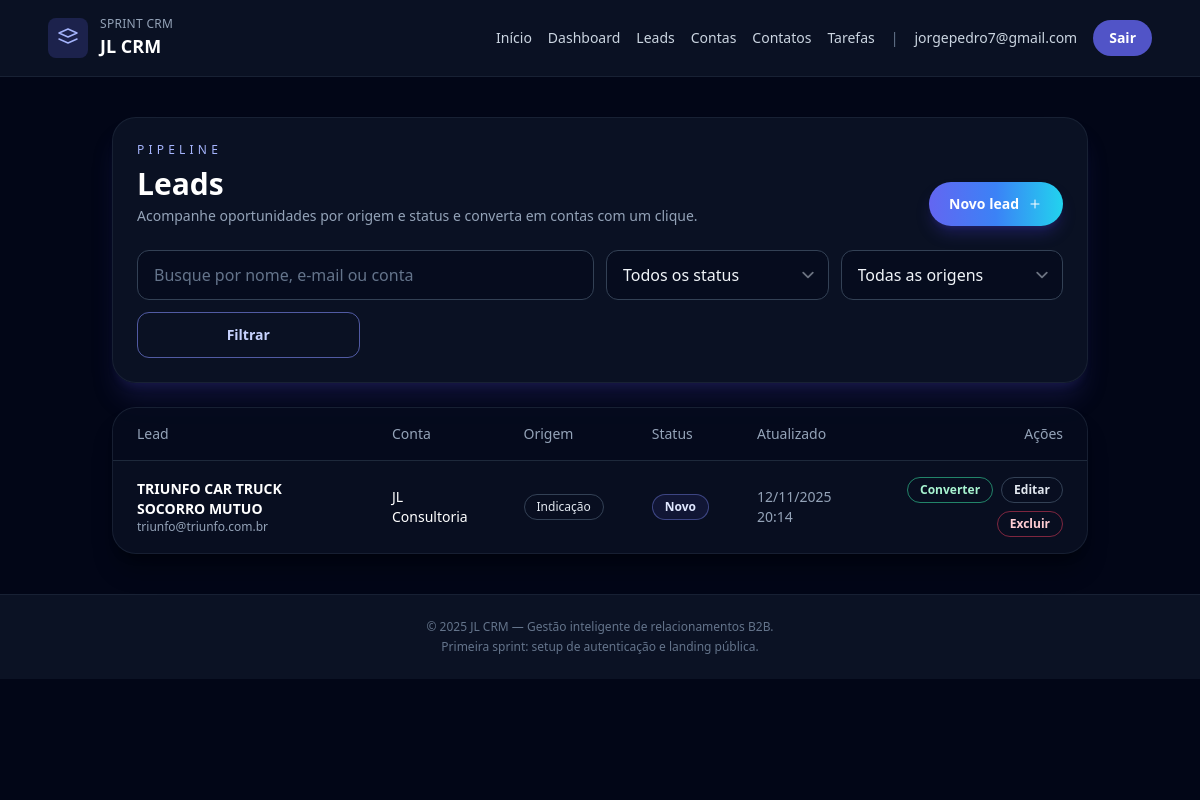
The app's page /leads/ (signed in) with its own data.
### users/models.py (models this page shows, shortened)
class User(AbstractUser):
    username = None
    email = models.EmailField('E-mail', unique=True)
    date_joined = models.DateTimeField(default=timezone.now)
    USERNAME_FIELD = 'email'
    REQUIRED_FIELDS = []
    objects = CustomUserManager()

### leads/models.py (models this page shows, shortened)
class Lead(models.Model):
    class Status(models.TextChoices):
        NEW = 'novo', 'Novo'
        QUALIFIED = 'qualificado', 'Qualificado'
        CONVERTED = 'convertido', 'Convertido'
        LOST = 'perdido', 'Perdido'
    class Source(models.TextChoices):
        INBOUND = 'inbound', 'Inbound'
        OUTBOUND = 'outbound', 'Outbound'
        REFERRAL = 'indicacao', 'Indicação'
        EVENT = 'evento', 'Evento'
        OTHER = 'outro', 'Outro'
    owner = models.ForeignKey(
        settings.AUTH_USER_MODEL,
        on_delete=models.CASCADE,
        related_name='leads',
    )
    account = models.ForeignKey(
        'accounts.Account',
        on_delete=models.SET_NULL,
        related_name='leads',
        null=True,
        blank=True,
    )
    contact = models.ForeignKey(
        'contacts.Contact',
        on_delete=models.SET_NULL,
        related_name='leads',
        null=True,
        blank=True,
    )
    name = models.CharField('Nome do lead', max_length=150)
    email = models.EmailField('E-mail')
    phone = models.CharField('Telefone', max_length=20, blank=True)
    source = models.CharField(
        'Origem',
        max_length=20,
        choices=Source.choices,
        default=Source.INBOUND,
    )
    status = models.CharField(
        'Status',
        max_length=20,
        choices=Status.choices,
        default=Status.NEW,
    )
    notes = models.TextField('Observações', blank=True)
    created_at = models.DateTimeField('Criado em', auto_now_add=True)
    updated_at = models.DateTimeField('Atualizado em', auto_now=True)
    class Meta:
        ordering = ['-created_at']
        verbose_name = 'Lead'
        verbose_name_plural = 'Leads'
        unique_together = ('owner', 'email')

### accounts/models.py (models this page shows, shortened)
class Account(models.Model):
    owner = models.ForeignKey(
        settings.AUTH_USER_MODEL,
        on_delete=models.CASCADE,
        related_name='accounts',
    )
    name = models.CharField('Nome da empresa', max_length=150)
    industry = models.CharField('Segmento', max_length=100, blank=True)
    city = models.CharField('Cidade', max_length=100, blank=True)
    website = models.URLField('Site', blank=True)
    created_at = models.DateTimeField('Criado em', auto_now_add=True)
    updated_at = models.DateTimeField('Atualizado em', auto_now=True)
    class Meta:
        ordering = ['name']
        verbose_name = 'Conta'
        verbose_name_plural = 'Contas'
        unique_together = ('owner', 'name')

### leads/views.py (the view, shortened to what this page needs)
# urls.py: path('', LeadListView.as_view(), name='list'),
class LeadListView(LeadBaseMixin, ListView):
    template_name = 'leads/lead_list.html'
    context_object_name = 'leads'
    paginate_by = 20
    def get_queryset(self):
        queryset = super().get_queryset()
        query = self.request.GET.get('q')
        status = self.request.GET.get('status')
        source = self.request.GET.get('source')
        if status:
            queryset = queryset.filter(status=status)
        if source:
            queryset = queryset.filter(source=source)
        return queryset
    def get_context_data(self, **kwargs):
        context = super().get_context_data(**kwargs)
        context.update(
            {
                'selected_status': self.request.GET.get('status', ''),
                'selected_source': self.request.GET.get('source', ''),
                'status_choices': Lead.Status.choices,
                'source_choices': Lead.Source.choices,
            }
        )
        return context

### leads/views.py (called while the page is built)
    def get_queryset(self):
        return (
            Lead.objects.filter(owner=self.request.user)
            .select_related('account', 'contact')
            .order_by('-created_at')
        )

### templates/leads/lead_list.html (shortened to what this page needs)
{% extends 'base.html' %}
{% block content %}
<section class="space-y-6">
    <header class="rounded-3xl border border-slate-800/70 bg-slate-900/70 p-6 shadow-xl shadow-indigo-900/30">
        <div class="flex flex-col gap-4 md:flex-row md:items-end md:justify-between">
            <div>
                <p class="text-xs uppercase tracking-[0.35em] text-indigo-300">Pipeline</p>
                <h1 class="mt-2 text-3xl font-semibold text-white">Leads</h1>
                <p class="mt-1 text-sm text-slate-400">Acompanhe oportunidades por origem e status e converta em contas com um clique.</p>
            </div>
            <a href="{% url 'leads:create' %}" class="inline-flex items-center gap-2 rounded-full bg-gradient-to-r from-indigo-500 via-blue-500 to-cyan-400 px-5 py-3 text-sm font-semibold text-white shadow-lg shadow-indigo-800/40 transition hover:opacity-90">
                Novo lead
                <svg xmlns="http://www.w3.org/2000/svg" class="h-4 w-4" fill="none" viewBox="0 0 24 24" stroke="currentColor">
                    <path stroke-linecap="round" stroke-linejoin="round" stroke-width="1.5" d="M12 6v12m6-6H6" />
                </svg>
            </a>
        </div>
        <form method="get" class="mt-6 grid gap-3 md:grid-cols-4">
            <input type="text" name="q" value="{{ request.GET.q|default_if_none:'' }}" placeholder="Busque por nome, e-mail ou conta" class="rounded-xl border border-slate-700 bg-slate-950/40 px-4 py-3 text-slate-100 placeholder-slate-500 focus:border-indigo-400 focus:outline-none focus:ring-2 focus:ring-indigo-400/30 md:col-span-2">
            <select name="status" class="rounded-xl border border-slate-700 bg-slate-950/40 px-4 py-3 text-slate-100 focus:border-indigo-400 focus:outline-none focus:ring-2 focus:ring-indigo-400/30">
                <option value="">Todos os status</option>
            </select>
            <select name="source" class="rounded-xl border border-slate-700 bg-slate-950/40 px-4 py-3 text-slate-100 focus:border-indigo-400 focus:outline-none focus:ring-2 focus:ring-indigo-400/30">
                <option value="">Todas as origens</option>
            </select>
            <button type="submit" class="rounded-xl border border-indigo-400/60 px-4 py-3 text-sm font-semibold text-indigo-200 transition hover:bg-indigo-500/20">Filtrar</button>
        </form>
    </header>
    {% if leads %}
        <div class="overflow-hidden rounded-3xl border border-slate-800/70 bg-slate-900/50 shadow-xl shadow-black/30">
            <table class="min-w-full divide-y divide-slate-800 text-sm">
                <thead class="bg-slate-950/40 text-slate-400">
                    <tr>
                        <th scope="col" class="px-6 py-4 text-left font-medium">Lead</th>
                        <th scope="col" class="px-6 py-4 text-left font-medium">Conta</th>
                        <th scope="col" class="px-6 py-4 text-left font-medium">Origem</th>
                        <th scope="col" class="px-6 py-4 text-left font-medium">Status</th>
                        <th scope="col" class="px-6 py-4 text-left font-medium">Atualizado</th>
                        <th scope="col" class="px-6 py-4 text-right font-medium">Ações</th>
                    </tr>
                </thead>
                <tbody class="divide-y divide-slate-800 text-slate-200">
                    {% for lead in leads %}
                        <tr class="hover:bg-slate-900/80">
                            <td class="px-6 py-4">
                                <p class="font-semibold text-white">{{ lead.name }}</p>
                                <p class="text-xs text-slate-400">{{ lead.email }}</p>
                            </td>
                            <td class="px-6 py-4">
                                {% if lead.account %}
                                    <p class="text-white">{{ lead.account.name }}</p>
                                {% else %}
                                    <span class="text-xs text-slate-500">Sem conta</span>
                                {% endif %}
                            </td>
                            <td class="px-6 py-4">
                                <span class="inline-flex items-center rounded-full border border-slate-700 px-3 py-1 text-xs text-slate-200">
                                    {{ lead.get_source_display }}
                                </span>
                            </td>
                            <td class="px-6 py-4">
                                <span class="inline-flex items-center rounded-full px-3 py-1 text-xs font-semibold {% if lead.status == 'convertido' %}border border-emerald-400/60 text-emerald-200 bg-emerald-500/10{% elif lead.status == 'perdido' %}border border-rose-400/60 text-rose-200 bg-rose-500/10{% else %}border border-indigo-400/40 text-indigo-100 bg-indigo-500/10{% endif %}">
                                    {{ lead.get_status_display }}
                                </span>
                            </td>
                            <td class="px-6 py-4 text-sm text-slate-400">{{ lead.updated_at|date:'d/m/Y H:i' }}</td>
                            <td class="px-6 py-4 text-right">
                                <div class="inline-flex flex-wrap justify-end gap-2">
                                    {% if lead.status != 'convertido' %}
                                        <form method="post" action="{% url 'leads:convert' lead.pk %}">
                                            <button type="submit" class="rounded-full border border-emerald-400/60 px-3 py-1 text-xs font-semibold text-emerald-200 transition hover:bg-emerald-500/20">Converter</button>
                                        </form>
                                    {% endif %}
                                    <a href="{% url 'leads:update' lead.pk %}" class="rounded-full border border-slate-700 px-3 py-1 text-xs font-semibold text-slate-200 transition hover:border-indigo-400">Editar</a>
                                    <a href="{% url 'leads:delete' lead.pk %}" class="rounded-full border border-rose-500/50 px-3 py-1 text-xs font-semibold text-rose-200 transition hover:bg-rose-500/20">Excluir</a>
                                </div>
                            </td>
                        </tr>
                    {% endfor %}
                </tbody>
            </table>
        </div>
    {% endif %}
</section>
{% endblock %}

### templates/base.html (shortened to what this page needs)
{% load static %}
<!DOCTYPE html>
<html lang="pt-BR" class="bg-slate-950">
<head>
    <script src="https://cdn.tailwindcss.com?plugins=forms,typography" defer></script>
</head>
<body class="min-h-screen bg-slate-950 font-sans text-slate-100">
    <div class="absolute inset-0 -z-10 bg-gradient-to-br from-slate-900 via-slate-950 to-slate-900"></div>
    <div class="absolute inset-x-0 top-0 -z-10 h-96 bg-gradient-to-br from-indigo-600/30 via-blue-500/10 to-transparent blur-3xl"></div>
    <header class="border-b border-slate-800/70 bg-slate-900/70 backdrop-blur">
        <div class="mx-auto flex max-w-6xl items-center justify-between px-6 py-4">
            <a href="/" class="flex items-center gap-3">
                <span class="rounded-lg bg-indigo-500/20 p-2 text-indigo-300">
                    <svg xmlns="http://www.w3.org/2000/svg" class="h-6 w-6" fill="none" viewBox="0 0 24 24" stroke="currentColor">
                        <path stroke-linecap="round" stroke-linejoin="round" stroke-width="1.5" d="M3 7l9-4 9 4-9 4-9-4zm0 6l9 4 9-4" />
                    </svg>
                </span>
                <div>
                    <p class="text-xs uppercase tracking-wide text-slate-400">Sprint CRM</p>
                    <p class="text-lg font-semibold text-white">JL CRM</p>
                </div>
            </a>
            <nav class="flex items-center gap-4 text-sm font-medium text-slate-300">
                <a href="/" class="transition hover:text-white">Início</a>
                {% if user.is_authenticated %}
                    <a href="{% url 'dashboard' %}" class="transition hover:text-white">Dashboard</a>
                    <a href="{% url 'leads:list' %}" class="transition hover:text-white">Leads</a>
                    <a href="{% url 'accounts:list' %}" class="transition hover:text-white">Contas</a>
                    <a href="{% url 'contacts:list' %}" class="transition hover:text-white">Contatos</a>
                    <a href="{% url 'tasks:list' %}" class="transition hover:text-white">Tarefas</a>
                    <span class="hidden text-slate-500 sm:inline">|</span>
                    <span class="hidden text-sm text-slate-300 sm:inline">{{ user.email }}</span>
                    <a href="{% url 'users:logout' %}" class="rounded-full bg-indigo-500/80 px-4 py-2 text-sm font-semibold text-white transition hover:bg-indigo-400/80">Sair</a>
                {% endif %}
            </nav>
        </div>
    </header>
    <main class="relative mx-auto flex w-full max-w-5xl flex-1 flex-col px-6 py-10">
        {% block content %}{% endblock %}
    </main>
    <footer class="border-t border-slate-800/70 bg-slate-900/70 py-6 text-center text-xs text-slate-500">
        <p>© {% now 'Y' %} JL CRM — Gestão inteligente de relacionamentos B2B.</p>
        <p class="mt-1">Primeira sprint: setup de autenticação e landing pública.</p>
    </footer>
</body>
</html>

### records on screen
User: email "jorgepedro7@gmail.com"
Lead: name "TRIUNFO CAR TRUCK SOCORRO MUTUO", email "triunfo@triunfo.com.br", account.name "JL Consultoria", source "Indicação", status "Novo", updated_at "12/11/2025 20:14", shows "Converter"
